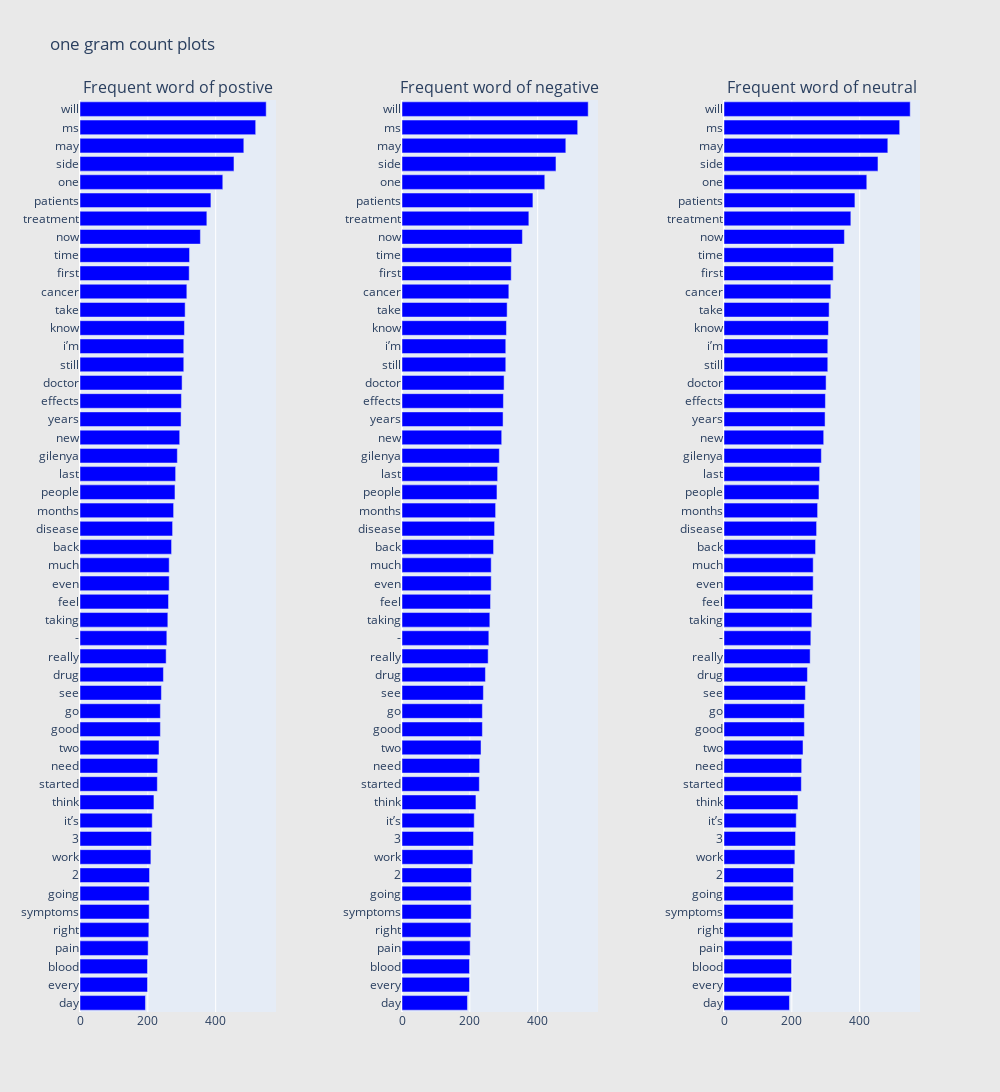

Here is the notebook cell this chart was saved with:
### Code cell
# getting  the bar chart from sentiment
freq_dict = defaultdict(int)
for sent in data_com_neg['text']:
    for word in generate_ngrams(sent):
        freq_dict[word] += 1
        
fd_sorted = pd.DataFrame(sorted(freq_dict.items(),
                               key = lambda x: x[1])[::-1])
fd_sorted.columns = ["word", "wordcount"]

trace0 = horizontal_bar_chart(fd_sorted.head(50), 'blue')
trace1 = horizontal_bar_chart(fd_sorted.head(50), 'blue')
trace2 = horizontal_bar_chart(fd_sorted.head(50), 'blue')

# creating three subplots
fig = tools.make_subplots(rows = 1, 
                          cols = 3, 
                          vertical_spacing = 0.04, 
                          horizontal_spacing = 0.15,
                         subplot_titles = ['Frequent word of postive',
                                          'Frequent word of negative',
                                          'Frequent word of neutral'])
fig.append_trace(trace0, 1, 1)
fig.append_trace(trace1, 1, 2)
fig.append_trace(trace0, 1, 3)
fig['layout'].update(height = 1200,
                     width = 1000,
                     paper_bgcolor = 'rgb(233,233,233)',
                     title = 'one gram count plots')
py.iplot(fig, filename = 'word-plots')

### Figure 1 — Plotly figure (JSON) as saved in the notebook; plotly's stock layout.template omitted (floating-point values rounded to 4 significant figures)
{"data": [{"marker": {"color": "blue"}, "orientation": "h", "showlegend": false, "type": "bar", "x": [193, 199, 199, 201, 203, 204, 204, 205, 209, 211, 213, 218, 228, 229, 233, 237, 237, 240, 246, 254, 256, 259, 261, 263, 263, 270, 273, 276, 280, 282, 287, 294, 298, 299, 301, 306, 306, 308, 310, 315, 322, 323, 355, 374, 386, 421, 454, 483, 518, 549], "xaxis": "x", "y": ["day", "every", "blood", "pain", "right", "symptoms", "going", "2", "work", "3", "it’s", "think", "started", "need", "two", "good", "go", "see", "drug", "really", "-", "taking", "feel", "even", "much", "back", "disease", "months", "people", "last", "gilenya", "new", "years", "effects", "doctor", "still", "i’m", "know", "take", "cancer", "first", "time", "now", "treatment", "patients", "one", "side", "may", "ms", "will"], "yaxis": "y"}, {"marker": {"color": "blue"}, "orientation": "h", "showlegend": false, "type": "bar", "x": [193, 199, 199, 201, 203, 204, 204, 205, 209, 211, 213, 218, 228, 229, 233, 237, 237, 240, 246, 254, 256, 259, 261, 263, 263, 270, 273, 276, 280, 282, 287, 294, 298, 299, 301, 306, 306, 308, 310, 315, 322, 323, 355, 374, 386, 421, 454, 483, 518, 549], "xaxis": "x2", "y": ["day", "every", "blood", "pain", "right", "symptoms", "going", "2", "work", "3", "it’s", "think", "started", "need", "two", "good", "go", "see", "drug", "really", "-", "taking", "feel", "even", "much", "back", "disease", "months", "people", "last", "gilenya", "new", "years", "effects", "doctor", "still", "i’m", "know", "take", "cancer", "first", "time", "now", "treatment", "patients", "one", "side", "may", "ms", "will"], "yaxis": "y2"}, {"marker": {"color": "blue"}, "orientation": "h", "showlegend": false, "type": "bar", "x": [193, 199, 199, 201, 203, 204, 204, 205, 209, 211, 213, 218, 228, 229, 233, 237, 237, 240, 246, 254, 256, 259, 261, 263, 263, 270, 273, 276, 280, 282, 287, 294, 298, 299, 301, 306, 306, 308, 310, 315, 322, 323, 355, 374, 386, 421, 454, 483, 518, 549], "xaxis": "x3", "y": ["day", "every", "blood", "pain", "right", "symptoms", "going", "2", "work", "3", "it’s", "think", "started", "need", "two", "good", "go", "see", "drug", "really", "-", "taking", "feel", "even", "much", "back", "disease", "months", "people", "last", "gilenya", "new", "years", "effects", "doctor", "still", "i’m", "know", "take", "cancer", "first", "time", "now", "treatment", "patients", "one", "side", "may", "ms", "will"], "yaxis": "y3"}], "layout": {"annotations": [{"font": {"size": 16}, "showarrow": false, "text": "Frequent word of postive", "x": 0.1167, "xanchor": "center", "xref": "paper", "y": 1, "yanchor": "bottom", "yref": "paper"}, {"font": {"size": 16}, "showarrow": false, "text": "Frequent word of negative", "x": 0.5, "xanchor": "center", "xref": "paper", "y": 1, "yanchor": "bottom", "yref": "paper"}, {"font": {"size": 16}, "showarrow": false, "text": "Frequent word of neutral", "x": 0.8833, "xanchor": "center", "xref": "paper", "y": 1, "yanchor": "bottom", "yref": "paper"}], "height": 1200, "paper_bgcolor": "rgb(233,233,233)", "title": {"text": "one gram count plots"}, "width": 1000, "xaxis": {"anchor": "y", "domain": [0, 0.2333]}, "xaxis2": {"anchor": "y2", "domain": [0.3833, 0.6167]}, "xaxis3": {"anchor": "y3", "domain": [0.7667, 1.0]}, "yaxis": {"anchor": "x", "domain": [0, 1]}, "yaxis2": {"anchor": "x2", "domain": [0, 1]}, "yaxis3": {"anchor": "x3", "domain": [0, 1]}}}
